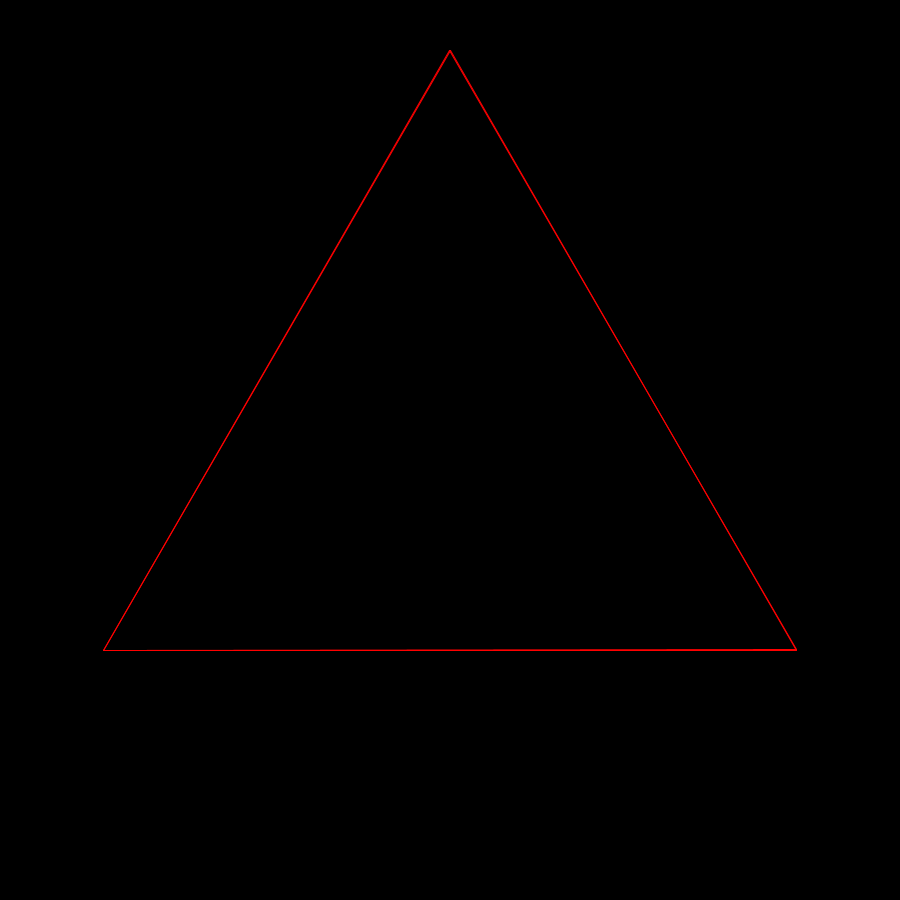
Frame 1 (no input)
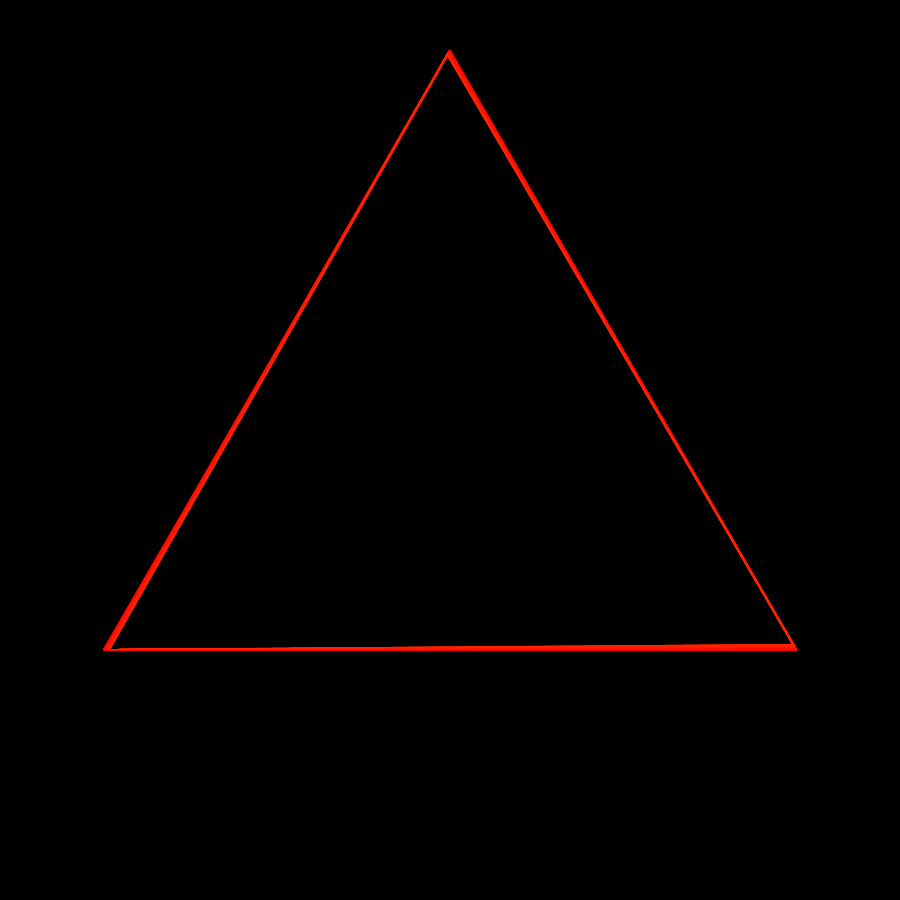
Frame 60 (the mouse pressed at the canvas centre just before this capture)
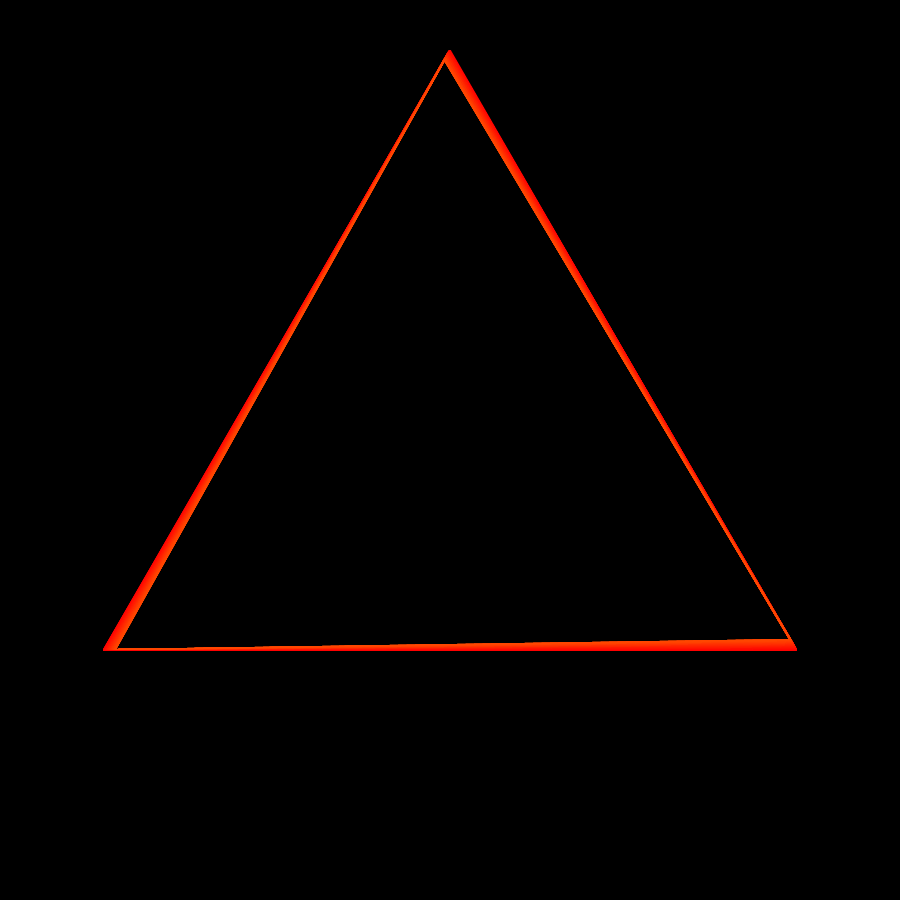
Frame 120 (the mouse held since frame 60 and released just before this capture)

The Processing sketch that drew these frames (run headless with seeded random() and noise(); from frame 60 on, the mouse is pressed at the canvas centre):

// Processing sketch: Chase_curve
// ── Chase_curve.pde
float dx = 0.1;
PVector A = new PVector(0, -400);
PVector B = new PVector( 200 * sqrt(3), 200);
PVector C = new PVector(-200 * sqrt(3), 200);
float h = 0;

void setup() {
  size(900, 900);
  background(0);
  colorMode(HSB);
  stroke(h, 255, 255);
  translate(width / 2, height / 2);
  Line(A, B); Line(A, C); Line(B, C);
}

void draw() {
  translate(width / 2, height / 2);
  stroke(h, 255, 255);
  
  PVector nC = PVector.add(C, PVector.sub(B, C).setMag(dx));
  PVector nB = PVector.add(B, PVector.sub(A, B).setMag(dx));
  PVector nA = PVector.add(A, PVector.sub(C, A).setMag(dx));
  C = nC; B = nB; A = nA;
  Line(A, B); Line(A, C); Line(B, C);
  
  h += 0.1;
  if (h > 255) {
    h = 0;
  }
}



void Line(PVector A, PVector B) {
  line(A.x, A.y, B.x, B.y);
}
